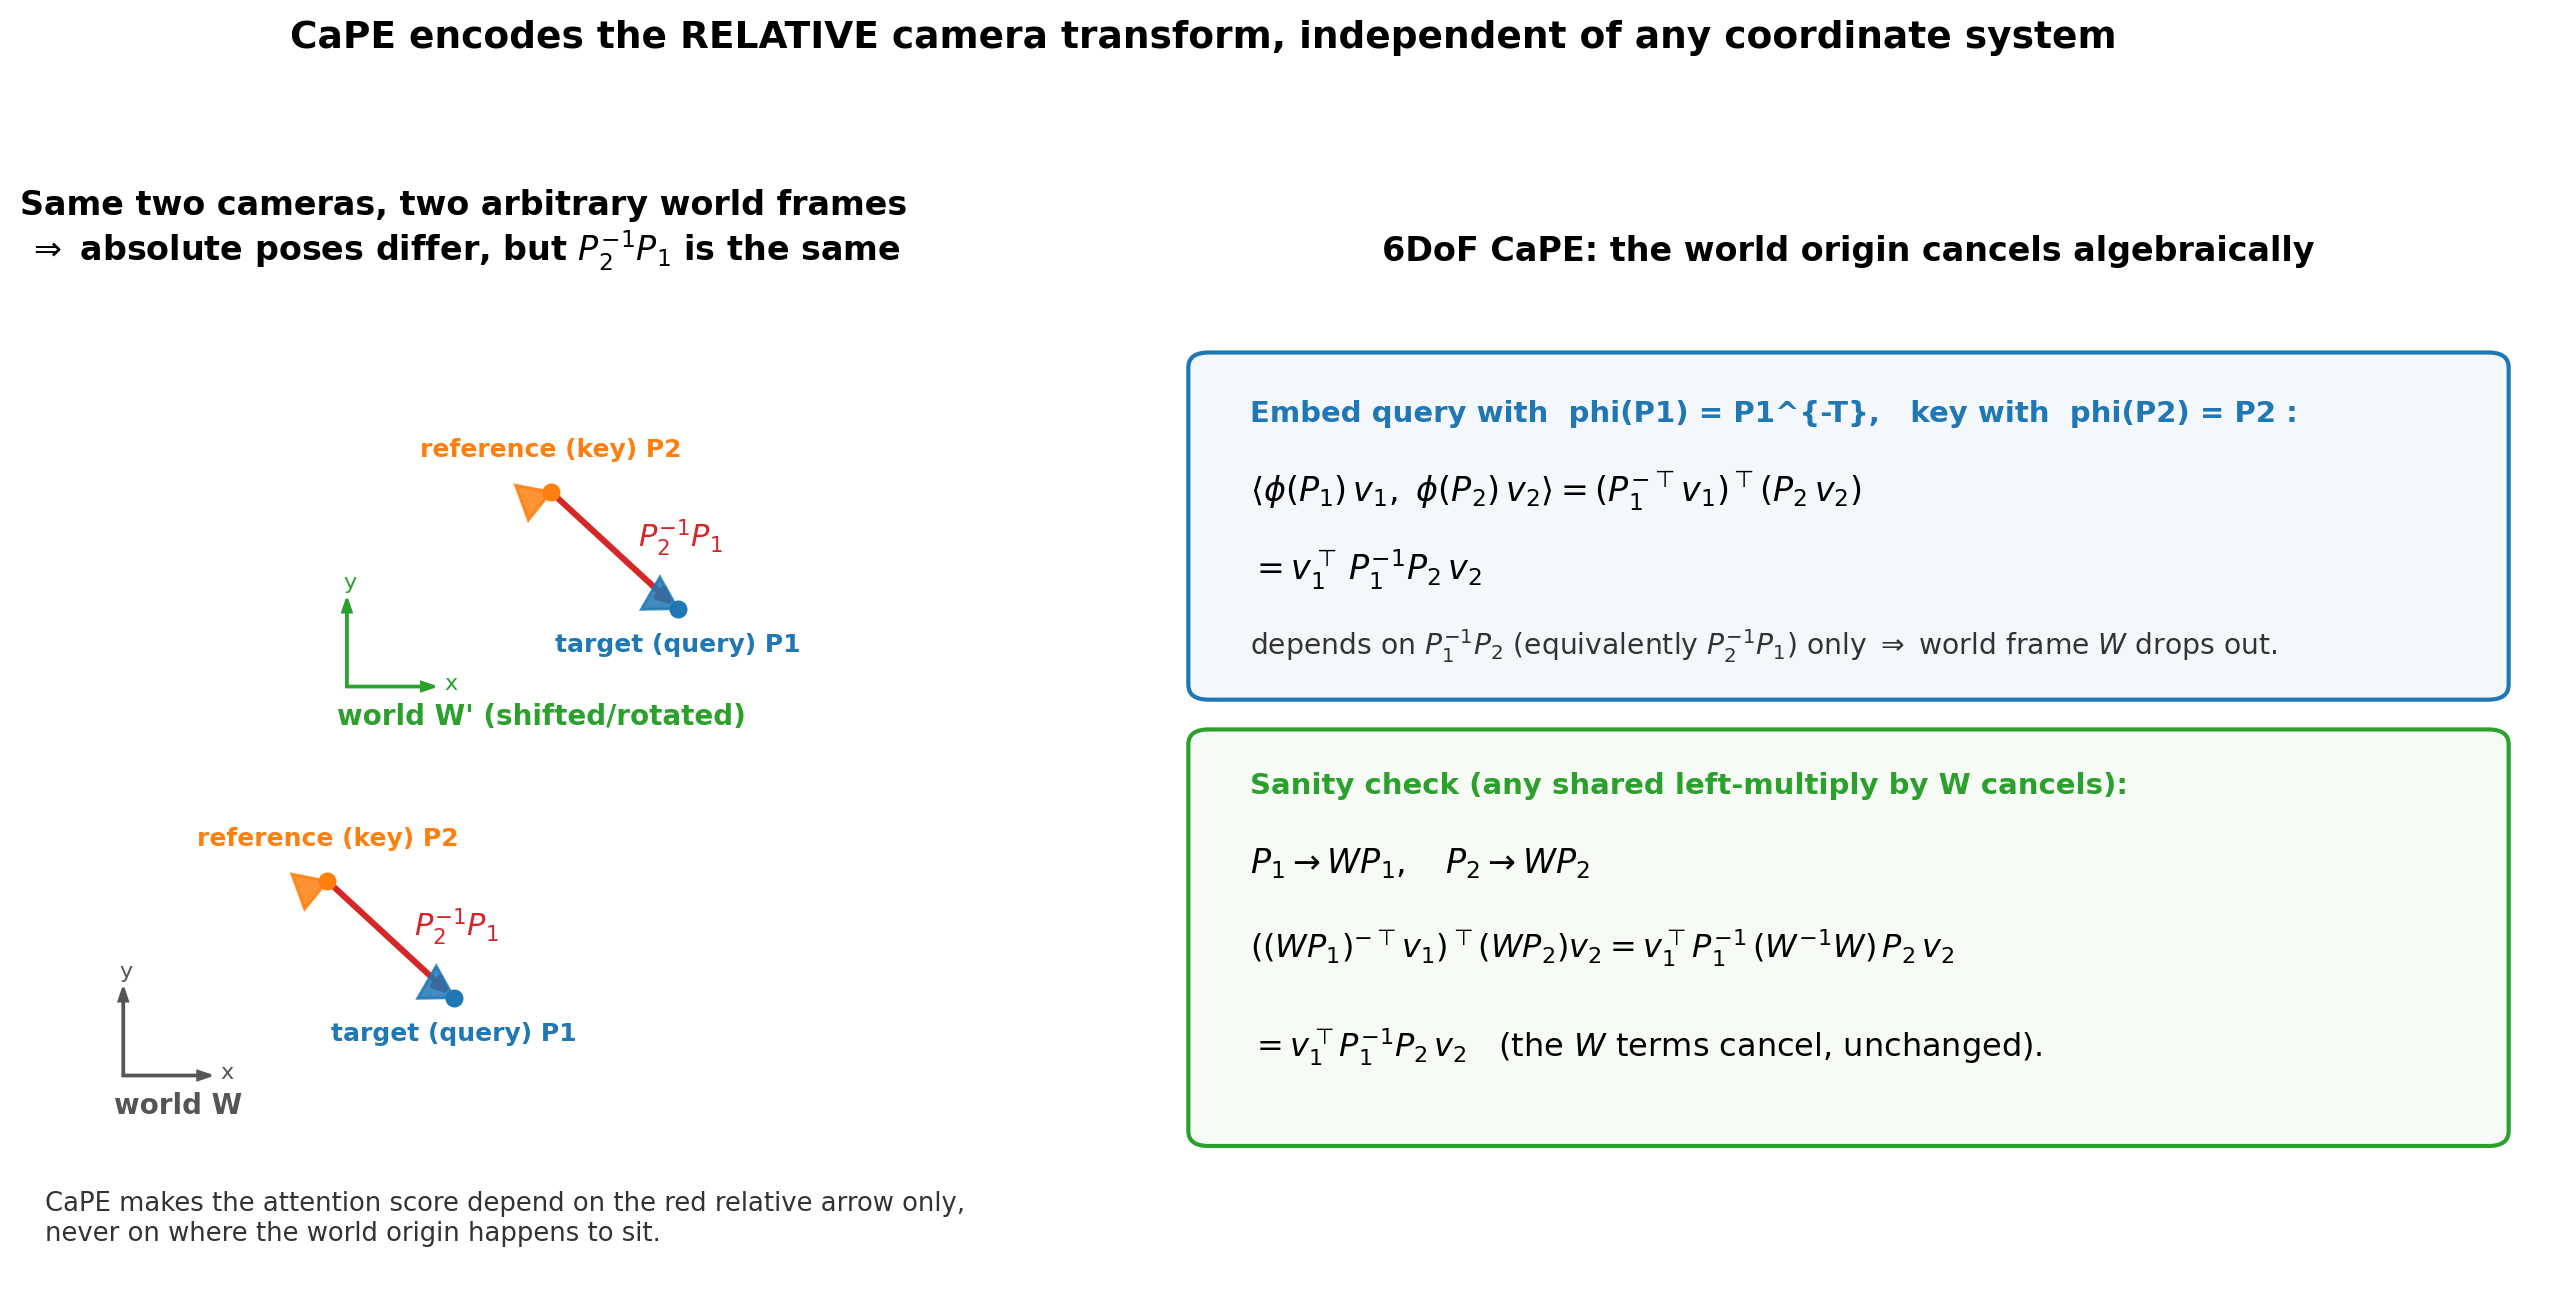

Python code for this plot:
#!/usr/bin/env python3
# -*- coding: utf-8 -*-
"""
Why CaPE encodes ONLY the relative camera pose (the world origin cancels).

Left panel : the same reference camera (key, P2) and target camera (query,
             P1) drawn under TWO arbitrary choices of world frame W and W'.
             The relative transform P2^{-1} P1 is identical in both, so the
             attention score must be identical too.
Right panel : the 3-line algebra that makes this happen for 6DoF CaPE --
             query is embedded with phi(P1) as P1^{-T}, key with phi(P2) as
             P2, and their dot product collapses to a function of
             P2^{-1} P1 alone.

Run: /mnt/r/VENV/dj/bin/python cape_relative_cancel.py
Output: cape_relative_cancel.png
"""
import os

import matplotlib

matplotlib.use("Agg")
import matplotlib.pyplot as plt  # noqa: E402
import numpy as np  # noqa: E402
from matplotlib.patches import FancyArrow, FancyBboxPatch  # noqa: E402


def cam_marker(ax, x, y, color, label, angle=0, label_dy=-0.2, label_ha="center"):
    # simple camera: a small triangle (frustum) + label
    L = 0.16
    dx, dy = np.cos(angle), np.sin(angle)
    px, py = -np.sin(angle), np.cos(angle)
    tip = np.array([x, y])
    b1 = tip + L * np.array([dx, dy]) + 0.6 * L * np.array([px, py])
    b2 = tip + L * np.array([dx, dy]) - 0.6 * L * np.array([px, py])
    ax.fill([tip[0], b1[0], b2[0]], [tip[1], b1[1], b2[1]], color=color, alpha=0.85, zorder=5)
    ax.scatter([x], [y], s=30, color=color, zorder=6)
    ax.text(x, y + label_dy, label, color=color, fontsize=9, ha=label_ha, weight="bold")


def draw_scene(ax, origin, ocolor, wlabel):
    ox, oy = origin
    # world axes
    ax.add_patch(FancyArrow(ox, oy, 0.45, 0, width=0.005, color=ocolor, length_includes_head=True,
                            head_width=0.045))
    ax.add_patch(FancyArrow(ox, oy, 0, 0.45, width=0.005, color=ocolor, length_includes_head=True,
                            head_width=0.045))
    ax.text(ox + 0.5, oy - 0.02, "x", color=ocolor, fontsize=8)
    ax.text(ox - 0.02, oy + 0.5, "y", color=ocolor, fontsize=8)
    ax.text(ox - 0.05, oy - 0.2, wlabel, color=ocolor, fontsize=10, weight="bold", ha="left")

    # reference camera (key) and target camera (query) at FIXED positions
    # relative to the world origin -- but the two worlds are offset/rotated,
    # so absolute coords differ while the RELATIVE transform is identical.
    key_pos = (ox + 1.05, oy + 1.0)
    qry_pos = (ox + 1.7, oy + 0.4)
    cam_marker(ax, *key_pos, "#ff7f0e", "reference (key) P2", angle=np.deg2rad(200),
               label_dy=0.18)
    cam_marker(ax, *qry_pos, "#1f77b4", "target (query) P1", angle=np.deg2rad(150),
               label_dy=-0.22)

    # relative arrow between them
    ax.annotate("", xy=qry_pos, xytext=key_pos,
                arrowprops=dict(arrowstyle="-|>", color="#d62728", lw=2.2))
    mid = ((key_pos[0] + qry_pos[0]) / 2, (key_pos[1] + qry_pos[1]) / 2)
    ax.text(mid[0] + 0.12, mid[1] + 0.02, r"$P_2^{-1}P_1$", color="#d62728", fontsize=11,
            weight="bold", ha="left")


def main():
    fig, (axL, axR) = plt.subplots(1, 2, figsize=(14.5, 6.4))

    # ---- Left: two world frames, same relative pose ----
    axL.set_xlim(-0.5, 4.0)
    axL.set_ylim(-0.9, 4.2)
    axL.set_aspect("equal")
    axL.axis("off")
    draw_scene(axL, (0.0, 0.1), "#555555", "world W")
    draw_scene(axL, (1.15, 2.1), "#2ca02c", "world W' (shifted/rotated)")
    axL.set_title("Same two cameras, two arbitrary world frames\n"
                  r"$\Rightarrow$ absolute poses differ, but $P_2^{-1}P_1$ is the same",
                  fontsize=12, weight="bold")
    axL.text(-0.4, -0.75, "CaPE makes the attention score depend on the red relative arrow only,\n"
                          "never on where the world origin happens to sit.",
             fontsize=9.3, color="#333333")

    # ---- Right: the algebra ----
    axR.set_xlim(0, 10)
    axR.set_ylim(0, 10)
    axR.axis("off")
    axR.set_title("6DoF CaPE: the world origin cancels algebraically",
                  fontsize=12, weight="bold")

    box = FancyBboxPatch((0.3, 5.9), 9.4, 3.2, boxstyle="round,pad=0.15",
                         facecolor="#f4f7fb", edgecolor="#1f77b4", lw=1.5)
    axR.add_patch(box)
    axR.text(0.6, 8.55, "Embed query with  phi(P1) = P1^{-T},   key with  phi(P2) = P2 :",
             fontsize=10.5, weight="bold", color="#1f77b4")
    axR.text(0.6, 7.75, r"$\langle \phi(P_1)\,v_1,\ \phi(P_2)\,v_2\rangle "
                        r"= (P_1^{-\top} v_1)^\top (P_2\, v_2)$", fontsize=12)
    axR.text(0.6, 6.95, r"$= v_1^\top\, P_1^{-1} P_2\, v_2$", fontsize=12)
    axR.text(0.6, 6.2, r"depends on $P_1^{-1}P_2$ (equivalently $P_2^{-1}P_1$) only "
                       r"$\Rightarrow$ world frame $W$ drops out.", fontsize=10.2, color="#333333")

    box2 = FancyBboxPatch((0.3, 1.4), 9.4, 3.9, boxstyle="round,pad=0.15",
                          facecolor="#f6fbf6", edgecolor="#2ca02c", lw=1.5)
    axR.add_patch(box2)
    axR.text(0.6, 4.8, "Sanity check (any shared left-multiply by W cancels):",
             fontsize=10.5, weight="bold", color="#2ca02c")
    axR.text(0.6, 4.0, r"$P_1 \to W P_1,\quad P_2 \to W P_2$", fontsize=12)
    axR.text(0.6, 3.15, r"$((W P_1)^{-\top}v_1)^\top (W P_2)v_2"
                        r"= v_1^\top P_1^{-1}\,(W^{-1}W)\,P_2\, v_2$", fontsize=11.5)
    axR.text(0.6, 2.15, r"$= v_1^\top P_1^{-1}P_2\, v_2$   (the $W$ terms cancel, unchanged).",
             fontsize=11.5)

    fig.suptitle("CaPE encodes the RELATIVE camera transform, independent of any coordinate system",
                 fontsize=13.5, weight="bold", y=1.0)
    fig.tight_layout(rect=(0, 0, 1, 0.95))
    out = os.path.join(os.path.dirname(os.path.abspath(__file__)), "cape_relative_cancel.png")
    fig.savefig(out, dpi=200, bbox_inches="tight")
    print(f"Saved: {out}")


if __name__ == "__main__":
    main()
